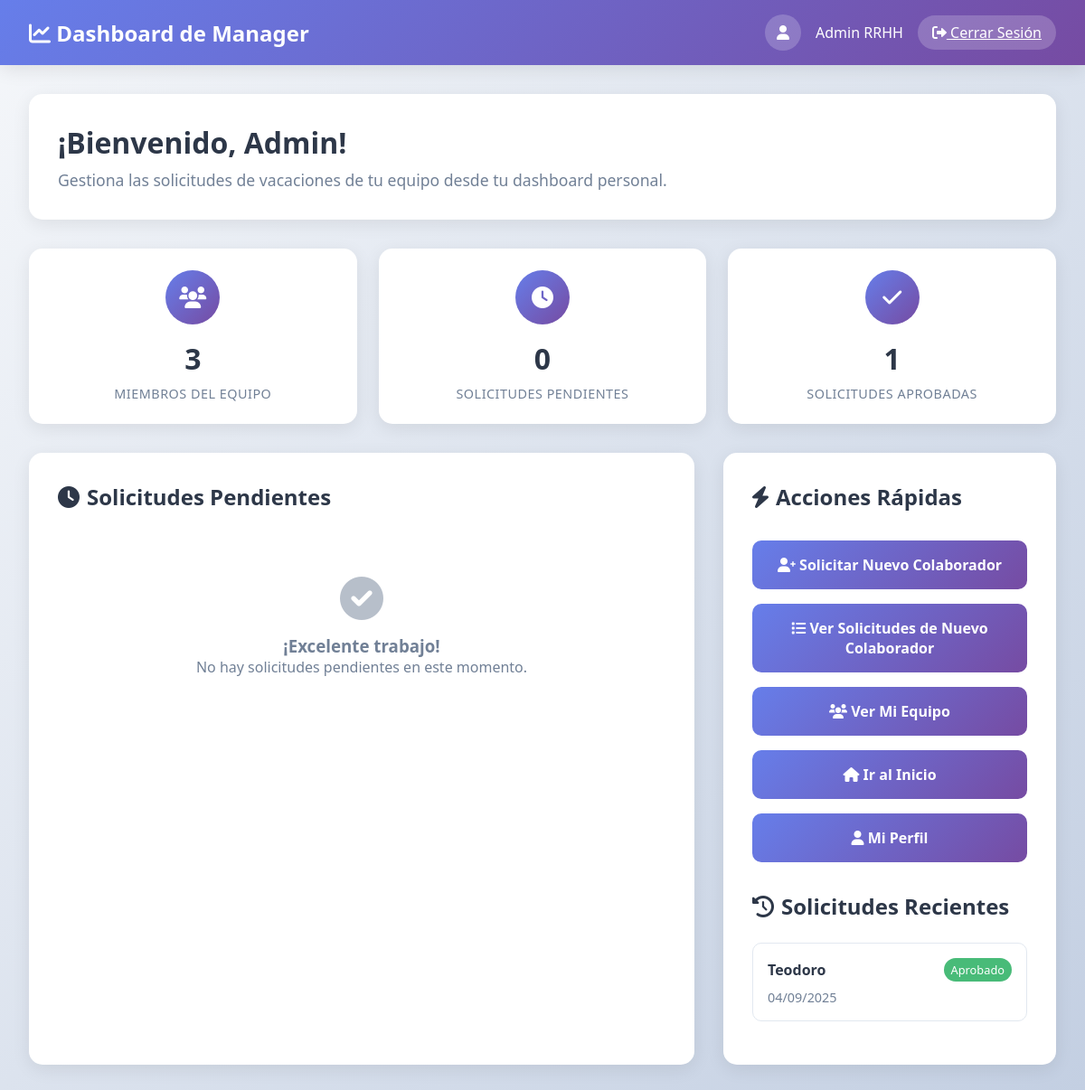
/manager/ (signed in), run on the app's committed database.
### empleados/models.py (models this page shows, shortened)
class Empleado(models.Model):
    JERARQUIA_CHOICES = [
        ('director', 'Director'),
        ('gerente', 'Gerente'),
        ('sub_gerente', 'Sub Gerente'),
        ('jefe', 'Jefe'),
        ('supervisor', 'Supervisor'),
        ('coordinador', 'Coordinador'),
        ('asistente', 'Asistente'),
        ('auxiliar', 'Auxiliar'),
    ]
    GERENCIA_CHOICES = [
        ('gerencia_comercial_local', 'Gerencia Comercial Local'),
        ('gerencia_comercial_internacional', 'Gerencia Comercial Internacional'),
        ('gerencia_desarrollo_organizacional', 'Gerencia de Desarrollo Organizacional'),
        ('gerencia_administracion_finanzas', 'Gerencia Administración y Finanzas'),
    ]
    user = models.OneToOneField(User, on_delete=models.CASCADE, related_name='empleado', null=True)
    nombre = models.CharField(max_length=100)
    apellido = models.CharField(max_length=100)
    dni = models.CharField(
        max_length=8,
        unique=True,
        validators=[validar_dni],
        help_text='Documento Nacional de Identidad (8 dígitos)',
        verbose_name='DNI'
    )
    email = models.EmailField(unique=True)
    puesto = models.CharField(max_length=100)
    fecha_contratacion = models.DateField()
    dias_vacaciones_disponibles = models.IntegerField(default=20, help_text='Días laborables de vacaciones por período')
    dias_vacaciones_calendario = models.IntegerField(
        default=42,
        help_text='Días calendario equivalentes (laborables + fines de semana estimados)'
    )
    dias_calendario_tomados_año = models.IntegerField(
        default=0,
        help_text='Días calendario ya tomados en el año actual'
    )
    fines_semana_incluidos_año = models.IntegerField(
        default=0,
        help_text='Cantidad de fines de semana incluidos en vacaciones del año'
    )
    manager = models.ForeignKey(
        'self', on_delete=models.SET_NULL, null=True, blank=True, related_name='equipo'
    )
    es_rrhh = models.BooleanField(
        default=False,
        help_text='Indica si este empleado es parte del departamento de RRHH'
    )
    area = models.CharField(
        max_length=100,
        null=True,
        blank=True,
        help_text='Área o departamento del empleado'
    )
    gerencia = models.CharField(
        max_length=50,
        choices=GERENCIA_CHOICES,
        null=True,
        blank=True,
        help_text='Gerencia a la que pertenece el empleado'
    )
    jerarquia = models.CharField(
        max_length=20,
        choices=JERARQUIA_CHOICES,
        default='auxiliar',
        help_text='Nivel jerárquico del empleado en la organización'
    )
    foto_perfil = models.FileField(
        upload_to='fotos_perfil/',
        null=True,
        blank=True,
        help_text='Foto de perfil del empleado'
    )
    @property
    def es_manager(self):
        return self.equipo.exists()
    @property
    def puede_gestionar_equipo(self):
        jerarquias_gestoras = ['director', 'gerente', 'sub_gerente', 'jefe']
        return self.es_manager or self.jerarquia in jerarquias_gestoras or self.es_rrhh

class SolicitudVacaciones(models.Model):
    ESTADOS_CHOICES = [
        ('pendiente', 'Pendiente'),
        ('aprobado', 'Aprobado'),
        ('rechazado', 'Rechazado'),
        ('cancelado', 'Cancelado'),
    ]
    TIPO_VACACIONES_CHOICES = [
        ('regulares', 'Regulares'),
        ('adelantadas', 'Adelantadas'),
        ('fraccionadas', 'Fraccionadas'),
    ]
    PERIODO_VACACIONAL_CHOICES = [
        ('2024-2025', '2024-2025'),
        ('2025-2026', '2025-2026'),
        ('2026-2027', '2026-2027'),
        ('2027-2028', '2027-2028'),
        ('2028-2029', '2028-2029'),
    ]
    empleado = models.ForeignKey(Empleado, on_delete=models.CASCADE, related_name='solicitudes_vacaciones')
    fecha_inicio = models.DateField()
    fecha_fin = models.DateField()
    dias_solicitados = models.PositiveIntegerField()
    motivo = models.TextField(max_length=500, blank=True)
    estado = models.CharField(max_length=20, choices=ESTADOS_CHOICES, default='pendiente')
    fecha_solicitud = models.DateTimeField(auto_now_add=True)
    fecha_resolucion = models.DateTimeField(null=True, blank=True)
    comentario_admin = models.TextField(max_length=500, blank=True)
    procesado_por = models.ForeignKey(
        Empleado, on_delete=models.SET_NULL, null=True, blank=True, related_name='solicitudes_procesadas'
    )
    periodo_vacacional = models.CharField(
        max_length=20,
        choices=PERIODO_VACACIONAL_CHOICES,
        default='2025-2026',
        help_text='Período vacacional al que corresponde la solicitud'
    )
    tipo_vacaciones = models.CharField(
        max_length=20,
        choices=TIPO_VACACIONES_CHOICES,
        default='regulares',
        help_text='Tipo de vacaciones según la antigüedad del empleado'
    )
    class Meta:
        ordering = ['-fecha_solicitud']
        verbose_name = 'Solicitud de Vacaciones'
        verbose_name_plural = 'Solicitudes de Vacaciones'

### empleados/views.py (the view)
# urls.py: path('manager/', views.manager_dashboard, name='manager_dashboard'),
@login_required
def manager_dashboard(request):
    try:
        empleado = Empleado.objects.get(email=request.user.email)
        if not empleado.puede_gestionar_equipo:
            messages.error(request, 'No tienes permisos para gestionar equipos.')
            return redirect('inicio_empleado')
        solicitudes_pendientes = SolicitudVacaciones.objects.filter(
            empleado__manager=empleado,
            estado='pendiente'
        ).order_by('fecha_solicitud')
        solicitudes_recientes = SolicitudVacaciones.objects.filter(
            empleado__manager=empleado
        ).exclude(estado='pendiente').order_by('-fecha_resolucion')[:10]
        total_empleados = empleado.equipo.count()
        solicitudes_pendientes_count = solicitudes_pendientes.count()
        solicitudes_aprobadas_count = SolicitudVacaciones.objects.filter(
            empleado__manager=empleado,
            estado='aprobado'
        ).count()
        contexto = {
            'empleado': empleado,
            'solicitudes_pendientes': solicitudes_pendientes,
            'solicitudes_recientes': solicitudes_recientes,
            'total_empleados': total_empleados,
            'solicitudes_pendientes_count': solicitudes_pendientes_count,
            'solicitudes_aprobadas_count': solicitudes_aprobadas_count,
            'user': request.user
        }
    except Empleado.DoesNotExist:
        messages.error(request, 'No tienes un perfil de empleado asociado.')
        return redirect('login_empleado')
    return render(request, 'empleados/manager_dashboard.html', contexto)

### empleados/templates/empleados/manager_dashboard.html (shortened to what this page needs)
<!DOCTYPE html>
<html lang="es">
<head>
    <link href="https://cdnjs.cloudflare.com/ajax/libs/font-awesome/6.0.0/css/all.min.css" rel="stylesheet">
</head>
<body>
    <div class="header">
        <div class="header-content">
            <div class="header-title">
                <i class="fas fa-chart-line"></i>
                Dashboard de Manager
            </div>
            <div class="user-info">
                <div class="user-avatar">
                    <i class="fas fa-user"></i>
                </div>
                <span>{{ empleado.nombre }} {{ empleado.apellido }}</span>
                <a href="{% url 'logout_empleado' %}" class="logout-btn">
                    <i class="fas fa-sign-out-alt"></i> Cerrar Sesión
                </a>
            </div>
        </div>
    </div>
    <div class="container">
        <div class="welcome-section">
            <h1 class="welcome-title">¡Bienvenido, {{ empleado.nombre }}!</h1>
            <p class="welcome-subtitle">Gestiona las solicitudes de vacaciones de tu equipo desde tu dashboard personal.</p>
        </div>
        <div class="stats-grid">
            <div class="stat-card">
                <div class="stat-icon">
                    <i class="fas fa-users"></i>
                </div>
                <div class="stat-number">{{ total_empleados }}</div>
                <div class="stat-label">Miembros del Equipo</div>
            </div>
            <div class="stat-card">
                <div class="stat-icon">
                    <i class="fas fa-clock"></i>
                </div>
                <div class="stat-number">{{ solicitudes_pendientes_count }}</div>
                <div class="stat-label">Solicitudes Pendientes</div>
            </div>
            <div class="stat-card">
                <div class="stat-icon">
                    <i class="fas fa-check"></i>
                </div>
                <div class="stat-number">{{ solicitudes_aprobadas_count }}</div>
                <div class="stat-label">Solicitudes Aprobadas</div>
            </div>
        </div>
        <div class="content-grid">
            <div class="main-content">
                <h2 class="section-title">
                    <i class="fas fa-clock"></i>
                    Solicitudes Pendientes
                </h2>
                {% if solicitudes_pendientes %}
                    {% for solicitud in solicitudes_pendientes %}
                    <div class="solicitud-item">
                        <div class="solicitud-header">
                            <span class="empleado-nombre">{{ solicitud.empleado.nombre }} {{ solicitud.empleado.apellido }}</span>
                            <span class="fechas">{{ solicitud.fecha_inicio|date:"d/m/Y" }} - {{ solicitud.fecha_fin|date:"d/m/Y" }}</span>
                        </div>
                        <div class="solicitud-details">
                            <span class="dias-solicitados">{{ solicitud.dias_solicitados }} días</span>
                            <span class="puesto">{{ solicitud.empleado.puesto }}</span>
                            <span class="puesto" style="font-size: 0.8rem; color: #a0aec0;">{{ solicitud.empleado.get_gerencia_display|default:"Sin gerencia" }}</span>
                            <span class="puesto" style="font-size: 0.75rem; color: #cbd5e0;">{{ solicitud.empleado.get_jerarquia_display }}</span>
                        </div>
                        {% if solicitud.motivo %}
                        <div class="motivo">"{{ solicitud.motivo }}"</div>
                        {% endif %}
                        <div class="acciones">
                            <a href="{% url 'procesar_solicitud_manager' solicitud.id %}" class="btn btn-ver">
                                <i class="fas fa-eye"></i> Ver Detalles
                            </a>
                            <a href="{% url 'procesar_solicitud_manager' solicitud.id %}" class="btn btn-aprobar">
                                <i class="fas fa-check"></i> Aprobar
                            </a>
                            <a href="{% url 'procesar_solicitud_manager' solicitud.id %}" class="btn btn-rechazar">
                                <i class="fas fa-times"></i> Rechazar
                            </a>
                        </div>
                    </div>
                    {% endfor %}
                {% else %}
                    <div class="empty-state">
                        <i class="fas fa-check-circle"></i>
                        <h3>¡Excelente trabajo!</h3>
                        <p>No hay solicitudes pendientes en este momento.</p>
                    </div>
                {% endif %}
            </div>
            <div class="sidebar">
                <h2 class="section-title">
                    <i class="fas fa-bolt"></i>
                    Acciones Rápidas
                </h2>
                <div class="quick-actions">
                    <a href="{% url 'nueva_solicitud_nuevo_colaborador' %}" class="action-btn">
                        <i class="fas fa-user-plus"></i>
                        Solicitar Nuevo Colaborador
                    </a>
                    <a href="{% url 'lista_solicitudes_nuevo_colaborador' %}" class="action-btn">
                        <i class="fas fa-list"></i>
                        Ver Solicitudes de Nuevo Colaborador
                    </a>
                    <a href="{% url 'equipo_manager' %}" class="action-btn">
                        <i class="fas fa-users"></i>
                        Ver Mi Equipo
                    </a>
                    <a href="{% url 'inicio_empleado' %}" class="action-btn">
                        <i class="fas fa-home"></i>
                        Ir al Inicio
                    </a>
                    <a href="{% url 'perfil_empleado' %}" class="action-btn">
                        <i class="fas fa-user"></i>
                        Mi Perfil
                    </a>
                </div>
                <h2 class="section-title" style="margin-top: 2rem;">
                    <i class="fas fa-history"></i>
                    Solicitudes Recientes
                </h2>
                {% if solicitudes_recientes %}
                    {% for solicitud in solicitudes_recientes %}
                    <div class="solicitud-item">
                        <div class="solicitud-header">
                            <span class="empleado-nombre">{{ solicitud.empleado.nombre }}</span>
                            <span class="estado-badge" style="
                                background: {% if solicitud.estado == 'aprobado' %}#48bb78{% elif solicitud.estado == 'rechazado' %}#f56565{% else %}#718096{% endif %};
                                color: white;
                                padding: 0.25rem 0.5rem;
                                border-radius: 15px;
                                font-size: 0.8rem;
                            ">
                                {{ solicitud.estado|title }}
                            </span>
                        </div>
                        <div class="fechas">{{ solicitud.fecha_resolucion|date:"d/m/Y" }}</div>
                    </div>
                    {% endfor %}
                {% else %}
                    <div class="empty-state">
                        <i class="fas fa-info-circle"></i>
                        <p>No hay solicitudes procesadas recientemente.</p>
                    </div>
                {% endif %}
            </div>
        </div>
    </div>
</body>
</html>

### data on the page
Empleado: nombre "Admin", apellido "RRHH"
SolicitudVacaciones: empleado.nombre "Teodoro", estado "Aprobado", fecha_resolucion "04/09/2025"

### other printed values
{{ total_empleados }} "3"
{{ solicitudes_pendientes_count }} "0"
{{ solicitudes_aprobadas_count }} "1"
